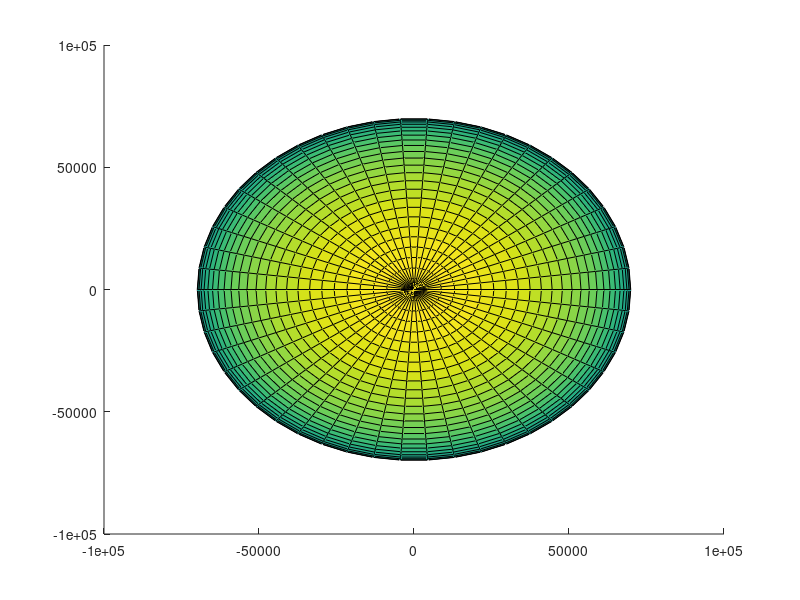

Here is the MATLAB script that generated this plot: (Note: this script raises an error after producing the figure.)
function s = jupiterPlot

% Generates a plot of the Earth and returns it's graphic handler
%
% s = earthPlot
%
% Output arguments:
% ---------------------------------------------------------------------
% s             [1x1]   Earth - obj                [surface/-]

% Earth settings
[x1,y1,z1] = sphere(50);
mult=69911;                     % Earth radius
s = surface(x1*mult,y1*mult,z1*mult);

load topo 
s.FaceColor = 'texturemap';
s.CData = topo;
s.EdgeColor = 'none';          % remove edges
s.FaceLighting = 'gouraud';    % lighting for specific surfaces
s.SpecularStrength = 0.4;      % reflected light
axis equal

% image_file = 'https://svs.gsfc.nasa.gov/vis/a000000/a003600/a003615/flat_earth03.jpg';
image_file = "flat_jupiter.jpg";
cdata = imread(image_file);
cdata=cdata([end:-1:1],:,:);
set(s, 'FaceColor', 'texturemap', 'CData', cdata, 'EdgeColor', 'none');

hold on
axis equal, grid on

end

% Earth’s flat image used for 3d representations and animations was downloaded from Nasa website
% (https://svs.gsfc.nasa.gov/3615) as there's no restrictions under 
% "Still Images, Audio Recordings, Video, and Related Computer Files for Non-Commercial Use" 
% (https://www.nasa.gov/multimedia/guidelines/index.html) for our use. 
% We do not own this image: NASA/Goddard Space Flight Center Scientific Visualization Studio 
% The Blue Marble Next Generation data is courtesy of Reto Stockli (NASA/GSFC) 
% and NASA's Earth Observatory.